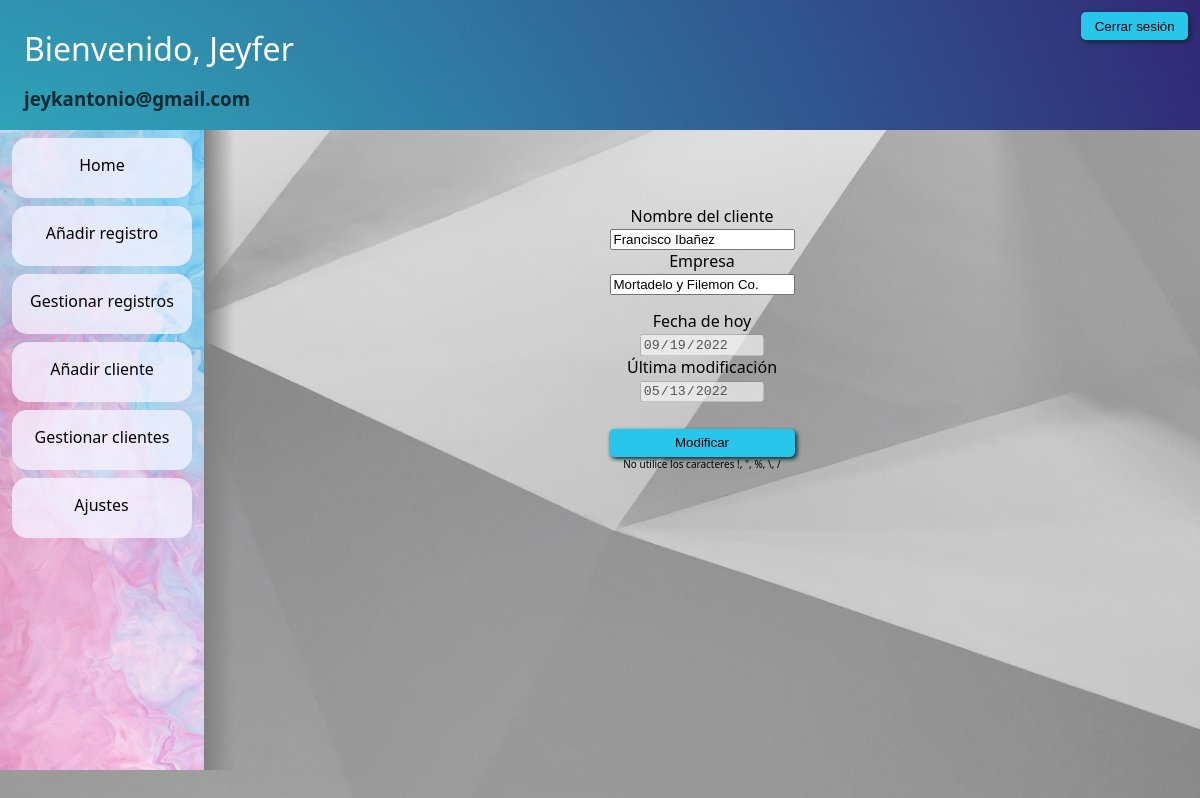
The page /modCliente.php?id=4 (signed in) on the database its author committed.
### tables this page shows
CREATE TABLE `cliente` (
  `id` int(11) NOT NULL,
  `cliente` varchar(70) NOT NULL,
  `empresa` varchar(60) NOT NULL,
  `modificado` date NOT NULL
);

### modCliente.php (the view, shortened to what this page needs)
<!DOCTYPE html>
<html lang="es">
<head>
    <link rel="stylesheet" href="css/main.css">
    <link rel="stylesheet" href="css/anadir.css">
    <link rel="stylesheet" href="css/modificar.css">
</head>
<body>
    <?php
    if ($_SESSION['newsession'] != "letstart") {
        header("location:index.php");
        exit();
    } else {
        include("php-files/connect.php");
        include("php-files/prepareUser.php");
        $found = 0;
        $queryGet = 'SELECT id, cliente, empresa, modificado FROM `cliente` WHERE id = ';
        if (isset($_GET['id'])) {
            $id = $_GET['id'];
            $queryGet = $queryGet . ' ' . $id;
            $resultGet = mysqli_query($con, $queryGet)
                or die('No se ha podido ejecutar la consulta ' . mysqli_error($con));
            $row = mysqli_fetch_array($resultGet);
            $found_rows = mysqli_num_rows($resultGet);
            if ($found_rows > 0) {
                $found = 1;
            }
        }
    ?>
        <div class="panel">
            <?php if ($found == 1) { ?>
                <div class="add-form">
                    <div class="client-options">
                        <form action="modCliente.php?id=<?= $row['id'] ?>&modified=1" method="post">
                            <div class="client-info">
                                <div class="name-lastname">
                                    <label>Nombre del cliente</label>
                                    <input type="text" name="client" value="<?= $row['cliente'] ?>" required />
                                </div>
                                <div class="client-business">
                                    <label>Empresa</label>
                                    <div class="dropdown">
                                        <input type="search" id="business" name="business" autocomplete="off" value="<?= $row['empresa'] ?>" placeholder="No buscar" />
                                    </div>
                                </div>
                            </div>
                            <div>
                                <label for="lastMod">Fecha de hoy</label>
                                <input type="date" value="<?= date("Y-m-d") ?>" disabled />
                                <label for="lastMod">Última modificación</label>
                                <input type="date" value="<?= $row['modificado'] ?>" disabled />
                            </div>
                            <div class="form-options">
                                <input type="submit" value="Modificar" />
                                <p class="small-text">No utilice los caracteres !, ", %, \, /</p>
                            </div>
                        </form>
                    </div>
                </div>
        </div>
    <?php } ?>
<?php } ?>
</body>
</html>

### css/main.css (style rules this page uses)
body { --main-color: #29C6EC; --sec-color: #CA7FD8; --contrast-color: #FDB06F; --dark-color: #002A32; --light-color: #f6f2ff; --main-color-tr: #29C6ECCC; --sec-color-tr: #FDB06FCC; --contrast-color-tr: #CA7FD8CC; --dark-color-tr: #002A32CC; --light-color-tr: #f6f2ffCC; --header-height: 130px; --sidebar-height: 80vh; --sidebar-width: 17%; margin: 0px; padding: 0px; font-size: 16px; font-family: 'Segoe UI', Tahoma, Geneva, Verdana, sans-serif; overflow: hidden; height: 100vh !important; background-image: url("../img/geometric.jpg"); background-size: cover; background-attachment: fixed; }
h2 { font-weight: normal; color: var(--contrast-color); }
h3, h4, h5, h6 { color: var(--dark-color); }
button, input[type=submit] { padding: 0.5em 1em 0.5em 1em; border: 0px; border-radius: 5px; background-color: var(--main-color); box-shadow: 2px 2px 4px var(--dark-color); font-family: 'Franklin Gothic Medium', 'Arial Narrow', Arial, sans-serif; transition: background-color 0.5s; cursor: pointer; }
a { color: inherit; text-decoration: none; }
.small-text { font-size: 10px; margin: 0px !important; }
.panel { float: right; width: 83%; height: var(--sidebar-height); overflow: auto; }
.header { display: flex; justify-content: space-between; background-color: var(--main-color); background-image: url("../img/fresh.jpg"); background-position: center; background-size: cover; height: var(--header-height); }
.header > div:first-child { margin-left: 2vw; }
.header .username { color: white; font-size: 2em; margin-bottom: 0.5em; }
.header .email { margin: 0.5em 0px 0.5em 0px; }
.session-buttons { margin: 1vw 1vw 0px 0px; }
.sidebar { float: left; height: var(--sidebar-height); width: var(--sidebar-width); background: linear-gradient(35deg, var(--light-color), var(--main-color), var(--contrast-color)); background-image: url("../img/sweet.jpg"); background-size: cover; z-index: 0; }
.sidebar::before { background: linear-gradient(90deg, gray 0%, transparent 100%); content: " "; width: 30px; margin-right: -30px; position: absolute; left: var(--sidebar-width); bottom: auto; height: inherit; z-index: 0; pointer-events: none; }
.sidebar ul { padding: 0px; margin: 0px; }
.sidebar ul li { list-style: none; background: var(--light-color-tr); border-radius: 15px; width: 15vw; height: 2.75em; margin: 1vh 1vw 1vh 1vw; padding-top: 1em; text-align: center; cursor: pointer; transition: background-color 0.5s; }
.sidebar ul li p { margin: 0px; text-align: center; width: 100%; }
.config > * { display: inline; }
.dropdown { position: relative; width: max-content; margin: auto; }

### css/anadir.css (style rules this page uses)
.add-form form { width: 75%; height: 75%; margin: auto; margin-top: 7.5%; text-align: center; }
.add-form form > *:not(:first-child), .add-form form > *:not(:last-child) { margin-top: 2%; margin-bottom: 2%; }
.add-from form input, .add-form form label { display: block; }
.add-form form input[type=submit] { display: block; width: 25%; margin-left: 37.5%; margin-top: 2em; }
.client-business { position: relative; }

### rows shown on the page
cliente: client "Francisco Ibañez", business "Mortadelo y Filemon Co.", modificado "05/13/2022"
